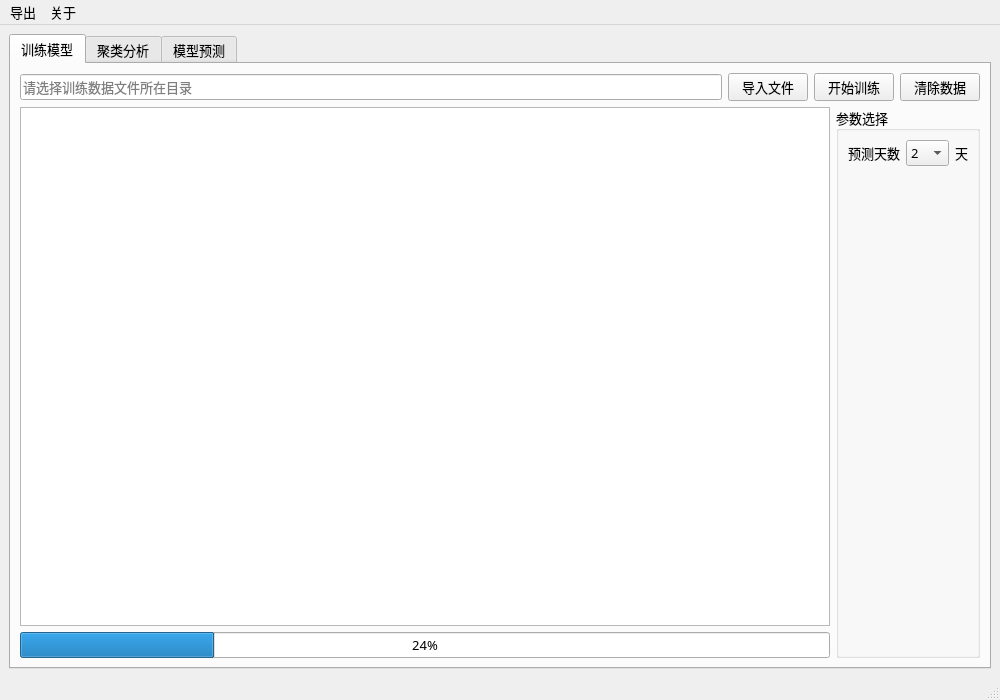
<?xml version="1.0" encoding="UTF-8"?>
<ui version="4.0">
 <class>MainWindow</class>
 <widget class="QMainWindow" name="MainWindow">
  <property name="geometry">
   <rect>
    <x>0</x>
    <y>0</y>
    <width>1000</width>
    <height>700</height>
   </rect>
  </property>
  <property name="minimumSize">
   <size>
    <width>1000</width>
    <height>700</height>
   </size>
  </property>
  <property name="font">
   <font>
    <family>Adobe Devanagari</family>
   </font>
  </property>
  <property name="windowTitle">
   <string>天然气产气量预测系统</string>
  </property>
  <widget class="QWidget" name="centralwidget">
   <layout class="QVBoxLayout" name="verticalLayout_2">
    <item>
     <widget class="QTabWidget" name="tabWidget">
      <property name="font">
       <font>
        <family>宋体</family>
        <pointsize>10</pointsize>
       </font>
      </property>
      <property name="styleSheet">
       <string notr="true"/>
      </property>
      <property name="currentIndex">
       <number>0</number>
      </property>
      <widget class="QWidget" name="import_data">
       <attribute name="title">
        <string>训练模型</string>
       </attribute>
       <layout class="QHBoxLayout" name="horizontalLayout_7">
        <item>
         <layout class="QVBoxLayout" name="verticalLayout_9">
          <item>
           <layout class="QHBoxLayout" name="horizontalLayout_5">
            <item>
             <widget class="QLineEdit" name="text_train_path">
              <property name="font">
               <font>
                <family>宋体</family>
                <pointsize>10</pointsize>
               </font>
              </property>
              <property name="placeholderText">
               <string>请选择训练数据文件所在目录</string>
              </property>
             </widget>
            </item>
            <item>
             <widget class="QPushButton" name="btn_import_train">
              <property name="font">
               <font>
                <family>宋体</family>
                <pointsize>10</pointsize>
               </font>
              </property>
              <property name="text">
               <string>导入文件</string>
              </property>
             </widget>
            </item>
            <item>
             <widget class="QPushButton" name="btn_start_train">
              <property name="font">
               <font>
                <family>宋体</family>
                <pointsize>10</pointsize>
               </font>
              </property>
              <property name="text">
               <string>开始训练</string>
              </property>
             </widget>
            </item>
            <item>
             <widget class="QPushButton" name="btn_clear_data">
              <property name="text">
               <string>清除数据</string>
              </property>
             </widget>
            </item>
           </layout>
          </item>
          <item>
           <layout class="QHBoxLayout" name="horizontalLayout_6">
            <item>
             <layout class="QVBoxLayout" name="verticalLayout_6">
              <item>
               <widget class="QTextBrowser" name="textBrowser"/>
              </item>
              <item>
               <widget class="QProgressBar" name="progressBar">
                <property name="value">
                 <number>24</number>
                </property>
               </widget>
              </item>
             </layout>
            </item>
            <item>
             <widget class="QGroupBox" name="groupBox">
              <property name="title">
               <string>参数选择</string>
              </property>
              <layout class="QVBoxLayout" name="verticalLayout_8">
               <item>
                <layout class="QVBoxLayout" name="verticalLayout">
                 <item>
                  <layout class="QHBoxLayout" name="horizontalLayout" stretch="0,0,0">
                   <item>
                    <widget class="QLabel" name="label">
                     <property name="text">
                      <string>预测天数</string>
                     </property>
                    </widget>
                   </item>
                   <item>
                    <widget class="QComboBox" name="comboBox">
                     <item>
                      <property name="text">
                       <string>2</string>
                      </property>
                     </item>
                     <item>
                      <property name="text">
                       <string>4</string>
                      </property>
                     </item>
                     <item>
                      <property name="text">
                       <string>6</string>
                      </property>
                     </item>
                     <item>
                      <property name="text">
                       <string>12</string>
                      </property>
                     </item>
                     <item>
                      <property name="text">
                       <string>19</string>
                      </property>
                     </item>
                    </widget>
                   </item>
                   <item>
                    <widget class="QLabel" name="label_2">
                     <property name="text">
                      <string>天</string>
                     </property>
                    </widget>
                   </item>
                  </layout>
                 </item>
                 <item>
                  <spacer name="verticalSpacer_2">
                   <property name="orientation">
                    <enum>Qt::Vertical</enum>
                   </property>
                   <property name="sizeHint" stdset="0">
                    <size>
                     <width>20</width>
                     <height>40</height>
                    </size>
                   </property>
                  </spacer>
                 </item>
                </layout>
               </item>
              </layout>
             </widget>
            </item>
           </layout>
          </item>
         </layout>
        </item>
       </layout>
      </widget>
      <widget class="QWidget" name="ap_analyse">
       <attribute name="title">
        <string>聚类分析</string>
       </attribute>
       <layout class="QVBoxLayout" name="verticalLayout_3">
        <item>
         <layout class="QHBoxLayout" name="horizontalLayout_3" stretch="1,5">
          <item>
           <widget class="QListWidget" name="leftlist">
            <property name="sizePolicy">
             <sizepolicy hsizetype="Expanding" vsizetype="Expanding">
              <horstretch>0</horstretch>
              <verstretch>0</verstretch>
             </sizepolicy>
            </property>
           </widget>
          </item>
          <item>
           <widget class="QStackedWidget" name="stack">
            <property name="currentIndex">
             <number>-1</number>
            </property>
           </widget>
          </item>
         </layout>
        </item>
       </layout>
      </widget>
      <widget class="QWidget" name="model_prediction">
       <attribute name="title">
        <string>模型预测</string>
       </attribute>
       <layout class="QVBoxLayout" name="verticalLayout_10">
        <item>
         <layout class="QHBoxLayout" name="horizontalLayout_10">
          <item>
           <layout class="QVBoxLayout" name="verticalLayout_4">
            <item>
             <layout class="QHBoxLayout" name="horizontalLayout_8">
              <item>
               <widget class="QLineEdit" name="text_model_path">
                <property name="placeholderText">
                 <string>请选择模型所在文件夹</string>
                </property>
               </widget>
              </item>
              <item>
               <widget class="QPushButton" name="btn_import_model">
                <property name="text">
                 <string>导入预测模型</string>
                </property>
               </widget>
              </item>
             </layout>
            </item>
            <item>
             <layout class="QHBoxLayout" name="horizontalLayout_9">
              <item>
               <widget class="QLineEdit" name="text_dict_path">
                <property name="placeholderText">
                 <string>请选择聚类数据</string>
                </property>
               </widget>
              </item>
              <item>
               <widget class="QPushButton" name="btn_import_dict">
                <property name="text">
                 <string>导入聚类字典</string>
                </property>
               </widget>
              </item>
             </layout>
            </item>
            <item>
             <layout class="QHBoxLayout" name="horizontalLayout_4" stretch="0,0">
              <item>
               <widget class="QLineEdit" name="text_predict_path">
                <property name="font">
                 <font>
                  <family>宋体</family>
                  <pointsize>10</pointsize>
                 </font>
                </property>
                <property name="placeholderText">
                 <string>请选择预测数据文件所在文件夹</string>
                </property>
               </widget>
              </item>
              <item>
               <widget class="QPushButton" name="btn_import_predata">
                <property name="font">
                 <font>
                  <family>宋体</family>
                  <pointsize>10</pointsize>
                 </font>
                </property>
                <property name="text">
                 <string>导入预测文件</string>
                </property>
               </widget>
              </item>
             </layout>
            </item>
           </layout>
          </item>
          <item>
           <layout class="QVBoxLayout" name="verticalLayout_7">
            <item>
             <widget class="QPushButton" name="btn_start_predict">
              <property name="sizePolicy">
               <sizepolicy hsizetype="Minimum" vsizetype="Fixed">
                <horstretch>0</horstretch>
                <verstretch>0</verstretch>
               </sizepolicy>
              </property>
              <property name="minimumSize">
               <size>
                <width>0</width>
                <height>50</height>
               </size>
              </property>
              <property name="font">
               <font>
                <family>宋体</family>
                <pointsize>10</pointsize>
               </font>
              </property>
              <property name="text">
               <string>开始预测</string>
              </property>
             </widget>
            </item>
            <item>
             <widget class="QPushButton" name="btn_clear_predata">
              <property name="minimumSize">
               <size>
                <width>0</width>
                <height>50</height>
               </size>
              </property>
              <property name="text">
               <string>清除数据</string>
              </property>
             </widget>
            </item>
           </layout>
          </item>
         </layout>
        </item>
        <item>
         <layout class="QVBoxLayout" name="verticalLayout_5" stretch="0,0">
          <item>
           <layout class="QHBoxLayout" name="horizontalLayout_2" stretch="3,8">
            <item>
             <widget class="QListWidget" name="listWidget"/>
            </item>
            <item>
             <widget class="QStackedWidget" name="stackedWidget">
              <property name="currentIndex">
               <number>1</number>
              </property>
              <widget class="QWidget" name="page"/>
              <widget class="QWidget" name="page_2"/>
             </widget>
            </item>
           </layout>
          </item>
          <item>
           <widget class="QProgressBar" name="progressBar_2">
            <property name="value">
             <number>24</number>
            </property>
           </widget>
          </item>
         </layout>
        </item>
       </layout>
      </widget>
     </widget>
    </item>
   </layout>
  </widget>
  <widget class="QMenuBar" name="menubar">
   <property name="geometry">
    <rect>
     <x>0</x>
     <y>0</y>
     <width>1000</width>
     <height>23</height>
    </rect>
   </property>
   <property name="font">
    <font>
     <family>宋体</family>
     <pointsize>10</pointsize>
    </font>
   </property>
   <widget class="QMenu" name="menu">
    <property name="title">
     <string>导出</string>
    </property>
    <widget class="QMenu" name="menu_2">
     <property name="title">
      <string>图片</string>
     </property>
     <addaction name="action_export_scatter"/>
     <addaction name="action_export_line"/>
     <addaction name="action_export_predict_png"/>
    </widget>
    <addaction name="menu_2"/>
    <addaction name="action_export_predict_data"/>
    <addaction name="action_export_model"/>
    <addaction name="action_export_dict"/>
   </widget>
   <widget class="QMenu" name="menu_3">
    <property name="title">
     <string>关于</string>
    </property>
    <addaction name="action_version"/>
    <addaction name="action_exit"/>
   </widget>
   <addaction name="menu"/>
   <addaction name="menu_3"/>
  </widget>
  <widget class="QStatusBar" name="statusbar"/>
  <action name="action123">
   <property name="text">
    <string>123</string>
   </property>
  </action>
  <action name="actionshiyongshuoming">
   <property name="text">
    <string>使用说明</string>
   </property>
  </action>
  <action name="action_export_scatter">
   <property name="text">
    <string>聚类散点图</string>
   </property>
  </action>
  <action name="action_export_line">
   <property name="text">
    <string>聚类折线图</string>
   </property>
  </action>
  <action name="action_export_predict_png">
   <property name="text">
    <string>预测折线图</string>
   </property>
  </action>
  <action name="action_export_predict_data">
   <property name="text">
    <string>预测数据</string>
   </property>
  </action>
  <action name="action_version">
   <property name="text">
    <string>版本号</string>
   </property>
  </action>
  <action name="action_exit">
   <property name="text">
    <string>退出</string>
   </property>
  </action>
  <action name="action_export_model">
   <property name="text">
    <string>预测模型</string>
   </property>
  </action>
  <action name="action_export_dict">
   <property name="text">
    <string>聚类字典</string>
   </property>
  </action>
 </widget>
 <resources/>
 <connections/>
</ui>
